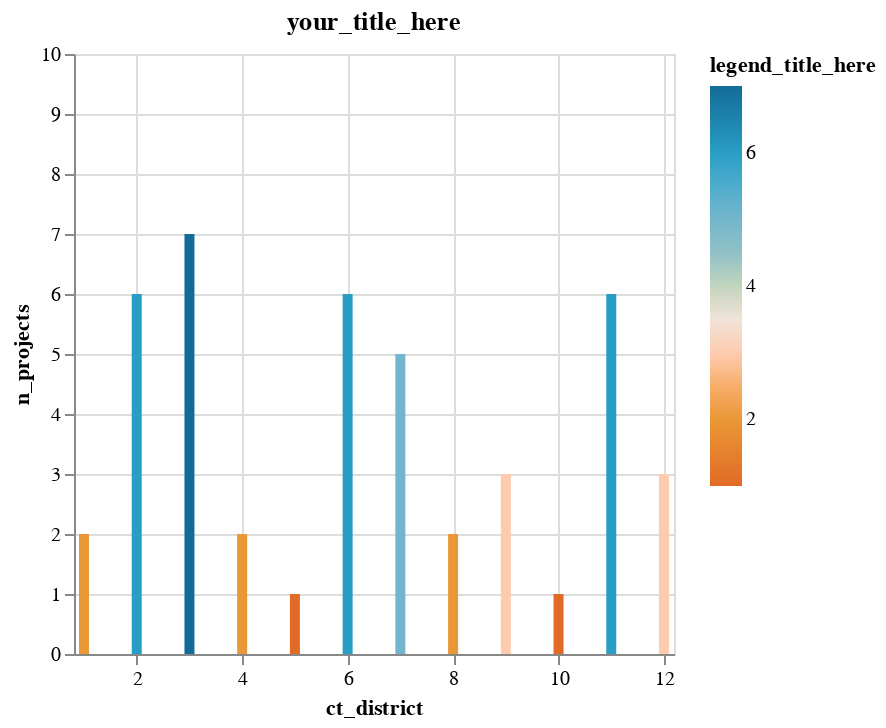

Notebook code for this chart:
### Markdown cell above
#### Adjusting the Axis
* Sometimes, we want to adjust the axis to have a min and max value.
* You do so using the `scale=alt.Scale(domain=[min_value, max_value]))` argument behind the X and Y axis.
* `alt.X()` and `alt.Y` gives you many more customization options.

### Code cell
alt.Chart(agg1, title="your_title_here").mark_bar().encode(
    x=alt.X("ct_district", scale=alt.Scale(domain=[1, 12])),
    y=alt.Y("n_projects", scale=alt.Scale(domain=[0, 10])),
    color=alt.Color(
        "n_projects",
        title="legend_title_here",
        scale=alt.Scale(range=calitp_color_palette.CALITP_DIVERGING_COLORS),
    ),
)

### Figure 1 — Vega-Lite specification as saved in the notebook (floating-point values rounded to 4 significant figures)
{"config": {"view": {"continuousWidth": 300, "continuousHeight": 300}}, "data": {"name": "data-756c775e03cc235a9956d8343aa07202"}, "mark": {"type": "bar"}, "encoding": {"color": {"field": "n_projects", "scale": {"range": ["#E16B26", "#EB9F3C", "#f6e7e1", "#8CBCCB", "#2EA8CE", "#136C97"]}, "title": "legend_title_here", "type": "quantitative"}, "x": {"field": "ct_district", "scale": {"domain": [1, 12]}, "type": "quantitative"}, "y": {"field": "n_projects", "scale": {"domain": [0, 10]}, "type": "quantitative"}}, "title": "your_title_here", "$schema": "https://vega.github.io/schema/vega-lite/v5.14.1.json", "datasets": {"data-756c775e03cc235a9956d8343aa07202": [{"ct_district": 1, "median_score": 69.5, "min_score": 69, "max_score": 70, "n_projects": 2}, {"ct_district": 2, "median_score": 72.5, "min_score": 64, "max_score": 74, "n_projects": 6}, {"ct_district": 3, "median_score": 71.0, "min_score": 62, "max_score": 77, "n_projects": 7}, {"ct_district": 4, "median_score": 66.0, "min_score": 65, "max_score": 67, "n_projects": 2}, {"ct_district": 5, "median_score": 81.0, "min_score": 81, "max_score": 81, "n_projects": 1}, {"ct_district": 6, "median_score": 66.5, "min_score": 57, "max_score": 85, "n_projects": 6}, {"ct_district": 7, "median_score": 76.0, "min_score": 53, "max_score": 86, "n_projects": 5}, {"ct_district": 8, "median_score": 78.5, "min_score": 63, "max_score": 94, "n_projects": 2}, {"ct_district": 9, "median_score": 81.0, "min_score": 48, "max_score": 90, "n_projects": 3}, {"ct_district": 10, "median_score": 80.0, "min_score": 80, "max_score": 80, "n_projects": 1}, {"ct_district": 11, "median_score": 71.0, "min_score": 68, "max_score": 87, "n_projects": 6}, {"ct_district": 12, "median_score": 70.0, "min_score": 65, "max_score": 88, "n_projects": 3}]}}
